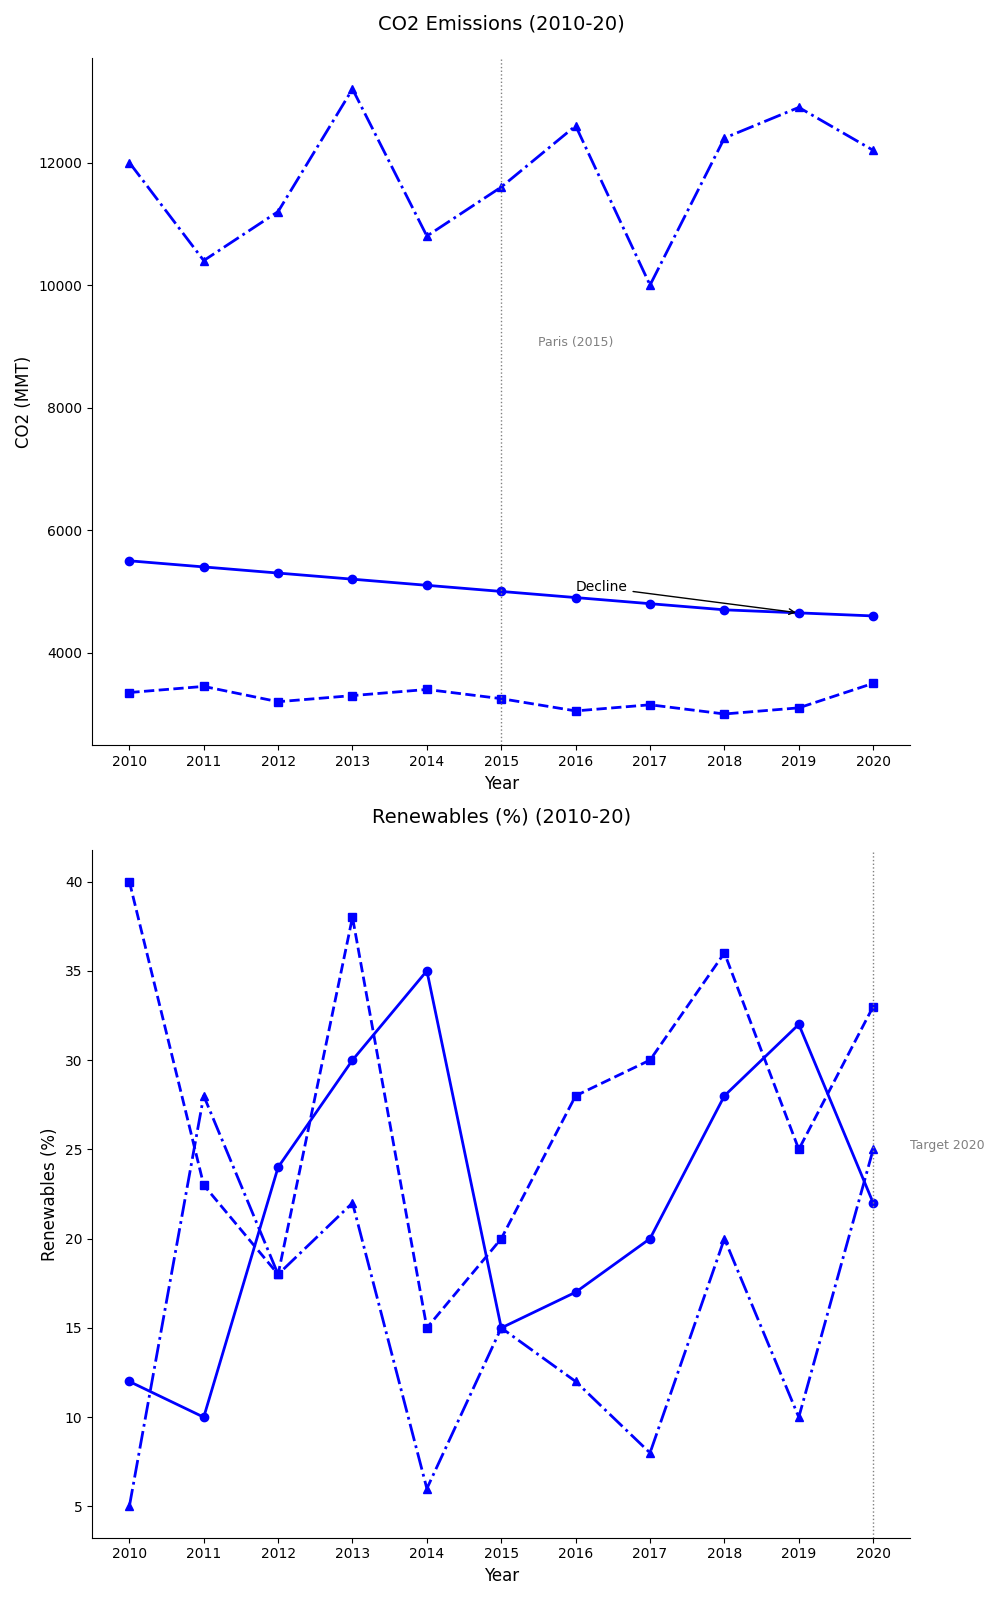

Source code (Python):
import matplotlib.pyplot as plt
import numpy as np

# Original data
years = np.arange(2010, 2021)
north_america_co2 = [5500, 5400, 5300, 5200, 5100, 5000, 4900, 4800, 4700, 4650, 4600]
europe_co2 = [3350, 3450, 3200, 3300, 3400, 3250, 3050, 3150, 3000, 3100, 3500]  # Shuffled
asia_co2 = [12000, 10400, 11200, 13200, 10800, 11600, 12600, 10000, 12400, 12900, 12200]  # Shuffled
north_america_renew = [12, 10, 24, 30, 35, 15, 17, 20, 28, 32, 22]  # Shuffled
europe_renew = [40, 23, 18, 38, 15, 20, 28, 30, 36, 25, 33]  # Shuffled
asia_renew = [5, 28, 18, 22, 6, 15, 12, 8, 20, 10, 25]  # Shuffled

fig, (ax1, ax2) = plt.subplots(2, 1, figsize=(10, 16))

# Plot for CO2 emissions
ax1.plot(years, north_america_co2, color='blue', marker='o', linestyle='-', linewidth=2)
ax1.plot(years, europe_co2, color='blue', marker='s', linestyle='--', linewidth=2)
ax1.plot(years, asia_co2, color='blue', marker='^', linestyle='-.', linewidth=2)
ax1.axvline(x=2015, color='grey', linestyle=':', linewidth=1)
ax1.text(2015.5, 9000, 'Paris (2015)', fontsize=9, color='grey')
ax1.set_title("CO2 Emissions (2010-20)", fontsize=14, pad=20)
ax1.set_xlabel("Year", fontsize=12)
ax1.set_ylabel("CO2 (MMT)", fontsize=12)
ax1.set_xticks(years)
ax1.spines['top'].set_linewidth(0)
ax1.spines['right'].set_linewidth(0)
ax1.annotate('Decline', xy=(2019, 4650), xytext=(2016, 5000),
             arrowprops=dict(facecolor='black', arrowstyle='->'), fontsize=10)

# Plot for renewable energy
ax2.plot(years, north_america_renew, color='blue', marker='o', linestyle='-', linewidth=2)
ax2.plot(years, europe_renew, color='blue', marker='s', linestyle='--', linewidth=2)
ax2.plot(years, asia_renew, color='blue', marker='^', linestyle='-.', linewidth=2)
ax2.set_title("Renewables (%) (2010-20)", fontsize=14, pad=20)
ax2.set_xlabel("Year", fontsize=12)
ax2.set_ylabel("Renewables (%)", fontsize=12)
ax2.set_xticks(years)
ax2.spines['top'].set_linewidth(0)
ax2.spines['right'].set_linewidth(0)
ax2.axvline(x=2020, color='grey', linestyle=':', linewidth=1)
ax2.text(2020.5, 25, 'Target 2020', fontsize=9, color='grey')

plt.tight_layout()
plt.show()
